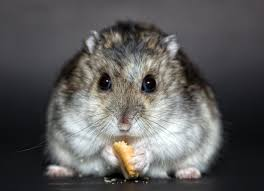
#> input picture Part27/hamster.jpg, 264 x 191 px
$ python blog027.py   (older library calls are emulated)
#> lines starting #> are read from the running program, lines starting #| are printed output that depends on the picture; after the words box and inside, x2 and y2 are one past the last pixel; in counts of white or black regions, pixels touching at a corner belong together
import cv2
import numpy as np
import matplotlib.pyplot as plt

img = cv2.imread('hamster.jpg')
#> img is the input picture: shape (191, 264, 3); mean B, G, R 90, 90.6, 91.9
hamster_img = cv2.cvtColor(img,cv2.COLOR_BGR2RGB)

grayImage = cv2.cvtColor(img,cv2.COLOR_BGR2GRAY)

# Scharr 算子
x = cv2.Scharr(grayImage,cv2.CV_32F,1,0)    #X 方向
y = cv2.Scharr(grayImage,cv2.CV_32F,0,1)    #Y 方向
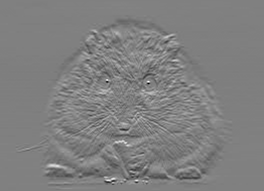
#> y: shape (191, 264) float32; min -2723, max 2689, mean -6.5; drawn with min black and max white
absX = cv2.convertScaleAbs(x)
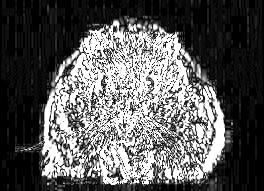
#> absX: shape (191, 264); min 0, max 255, mean 90.5
absY = cv2.convertScaleAbs(y)
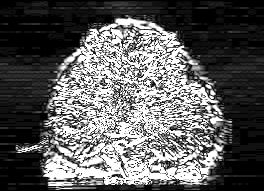
#> absY: shape (191, 264); min 0, max 255, mean 93.4
Scharr = cv2.addWeighted(absX,0.5,absY,0.5,0)
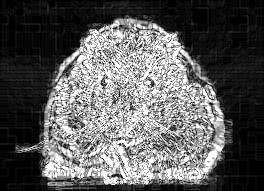
#> Scharr: shape (191, 264); min 0, max 255, mean 92

# Canny 算子
gaussian = cv2.GaussianBlur(grayImage,(3,3),0)
Canny = cv2.Canny(gaussian,50,150)
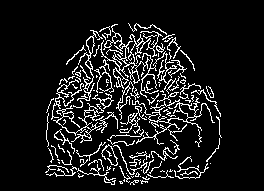
#> Canny: shape (191, 264); 10.4% white in thin lines or dots, all inside (x1, y1, x2, y2) = (45, 23, 222, 185)

# LOG 算子
dst = cv2.Laplacian(gaussian,cv2.CV_16S,ksize=3)
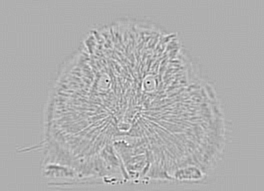
#> dst: shape (191, 264) int16; min -456, max 206, mean 0; drawn with min black and max white
LOG = cv2.convertScaleAbs(dst)
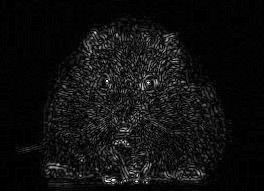
#> LOG: shape (191, 264); min 0, max 255, mean 16.1

# 正常显示中文标签
plt.rcParams['font.sans-serif']=['SimHei']

# 显示图形
titles = ['Source','Scharr','Canny','LOG']
images = [hamster_img,Scharr,Canny,LOG]
for i in range(4):
    plt.subplot(2,2,i+1),plt.imshow(images[i],'gray')
    plt.title(titles[i]),plt.xticks([]),plt.yticks([])
plt.show()
